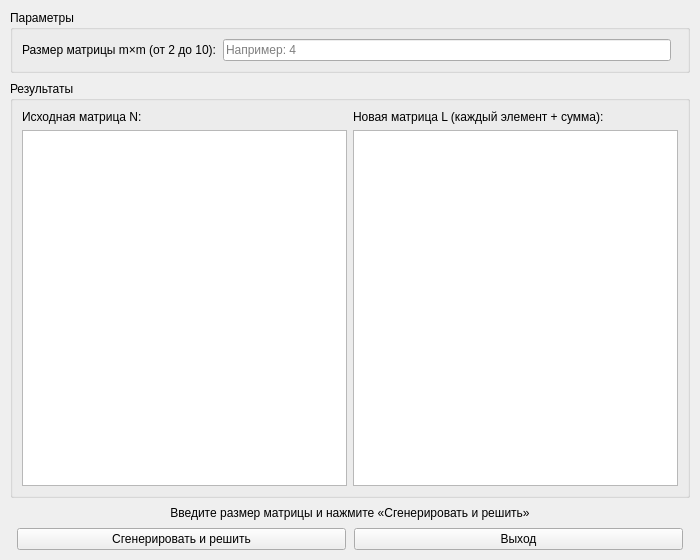
<?xml version="1.0" encoding="UTF-8"?>
<ui version="4.0">
 <class>MainWindow</class>
 <widget class="QMainWindow" name="MainWindow">
  <property name="geometry">
   <rect><x>0</x><y>0</y><width>700</width><height>560</height></rect>
  </property>
  <property name="windowTitle">
   <string>Лаб. 12 | Задание 2 | Вариант 8</string>
  </property>
  <widget class="QWidget" name="centralwidget">
   <layout class="QVBoxLayout" name="verticalLayout">
    <property name="margin"><number>10</number></property>
    <property name="spacing"><number>8</number></property>

    <item>
     <widget class="QGroupBox" name="groupInput">
      <property name="title"><string>Параметры</string></property>
      <layout class="QHBoxLayout">
       <item>
        <widget class="QLabel" name="labelSize">
         <property name="text"><string>Размер матрицы m×m (от 2 до 10):</string></property>
        </widget>
       </item>
       <item>
        <widget class="QLineEdit" name="editSize">
         <property name="placeholderText"><string>Например: 4</string></property>
         <property name="maximumWidth"><number>80</number></property>
        </widget>
       </item>
       <item>
        <spacer>
         <property name="orientation"><enum>Qt::Horizontal</enum></property>
        </spacer>
       </item>
      </layout>
     </widget>
    </item>

    <item>
     <widget class="QGroupBox" name="groupOutput">
      <property name="title"><string>Результаты</string></property>
      <layout class="QHBoxLayout">
       <item>
        <layout class="QVBoxLayout">
         <item>
          <widget class="QLabel" name="labelOrig">
           <property name="text"><string>Исходная матрица N:</string></property>
          </widget>
         </item>
         <item>
          <widget class="QListWidget" name="listOriginal">
           <property name="minimumHeight"><number>220</number></property>
           <property name="alternatingRowColors"><bool>true</bool></property>
          </widget>
         </item>
        </layout>
       </item>
       <item>
        <layout class="QVBoxLayout">
         <item>
          <widget class="QLabel" name="labelNew">
           <property name="text"><string>Новая матрица L (каждый элемент + сумма):</string></property>
          </widget>
         </item>
         <item>
          <widget class="QListWidget" name="listResult">
           <property name="minimumHeight"><number>220</number></property>
           <property name="alternatingRowColors"><bool>true</bool></property>
          </widget>
         </item>
        </layout>
       </item>
      </layout>
     </widget>
    </item>

    <item>
     <widget class="QLabel" name="statusLabel">
      <property name="text"><string>Введите размер матрицы и нажмите «Сгенерировать и решить»</string></property>
      <property name="alignment"><set>Qt::AlignCenter</set></property>
      <property name="wordWrap"><bool>true</bool></property>
      <property name="minimumHeight"><number>40</number></property>
     </widget>
    </item>

    <item>
     <layout class="QHBoxLayout">
      <item><spacer><property name="orientation"><enum>Qt::Horizontal</enum></property></spacer></item>
      <item>
       <widget class="QPushButton" name="btnSolve">
        <property name="text"><string>Сгенерировать и решить</string></property>
        <property name="minimumWidth"><number>160</number></property>
       </widget>
      </item>
      <item>
       <widget class="QPushButton" name="btnExit">
        <property name="text"><string>Выход</string></property>
        <property name="minimumWidth"><number>100</number></property>
       </widget>
      </item>
      <item><spacer><property name="orientation"><enum>Qt::Horizontal</enum></property></spacer></item>
     </layout>
    </item>

   </layout>
  </widget>
 </widget>
 <resources/>
 <connections/>
</ui>
